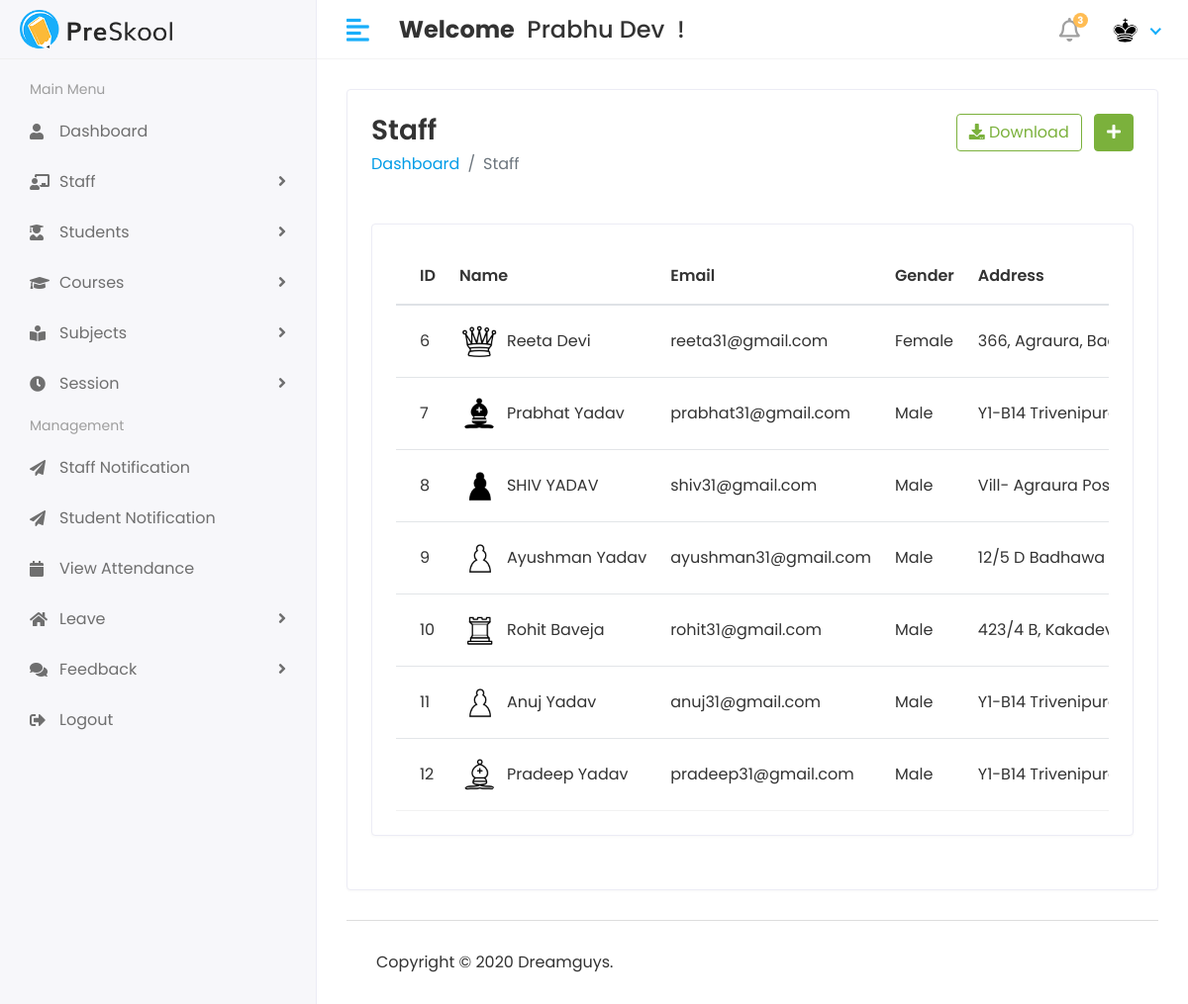
Before: /Hod/Staff/view (signed in) with the older database file.
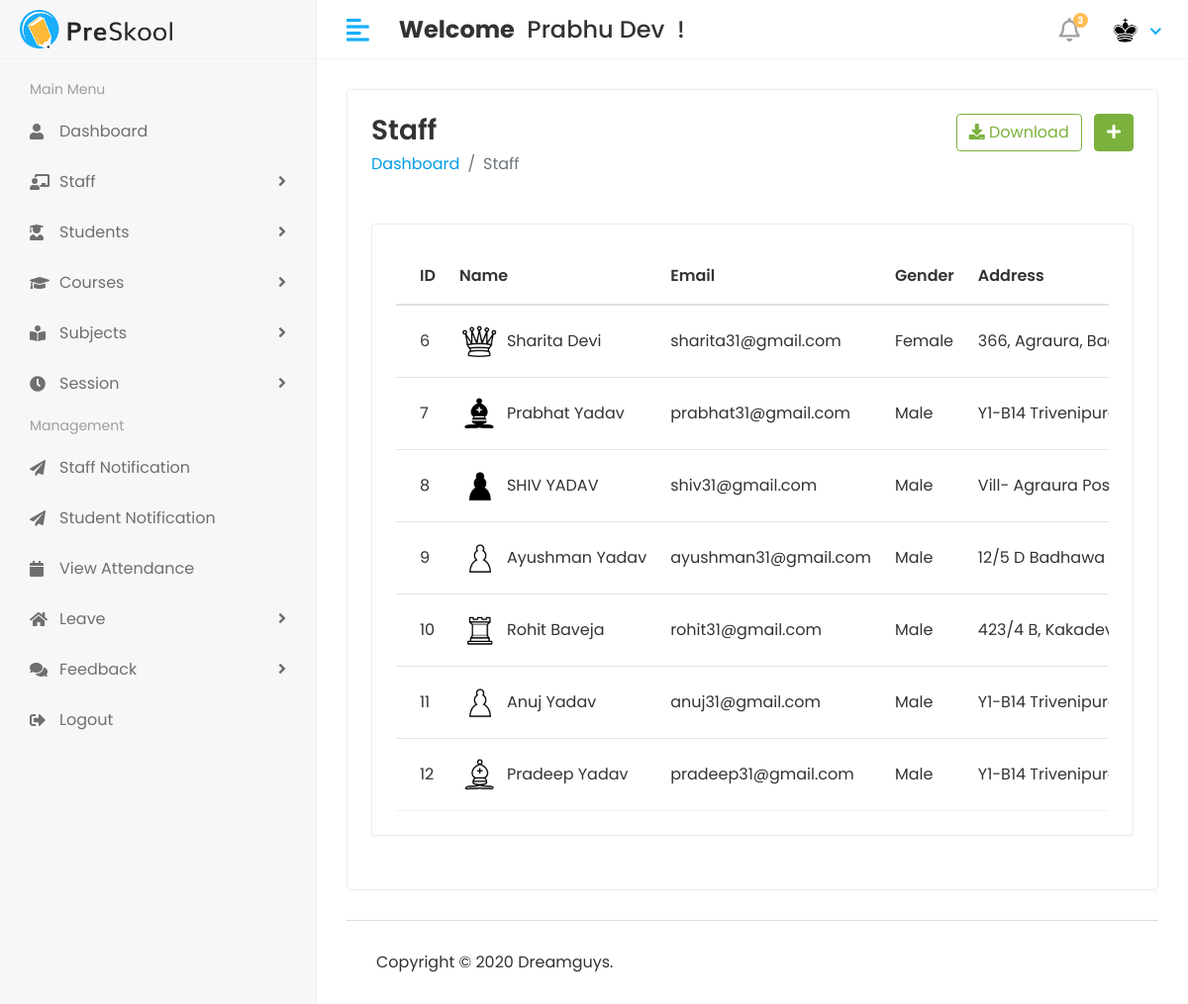
After: the same page with the newer database file.
### myApp/models.py (models this page shows, shortened)
class Staff(models.Model):
  objects = None
  admin = models.OneToOneField(CustomUser, on_delete=models.CASCADE)
  address = models.TextField()
  gender = models.CharField(max_length=100)
  created_at = models.DateTimeField(auto_now_add=True)
  updated_at = models.DateTimeField(auto_now=True)

class CustomUser(AbstractUser):
  USER = (
    (1, 'HOD'),
    (2, 'STAFF'),
    (3, 'STUDENT'),
  )
  user_type = models.CharField(choices=USER, max_length=50, default=1)
  profile_Pic = models.ImageField(upload_to='media/profilePic')

### StudentManagementProject/Hod_Views.py (the view)
@login_required(login_url='/')
def view_staff(request):
  staff = Staff.objects.all()
  context = {
    'staffs': staff,
  }
  return render(request, 'Hod/view_staff.html', context)

### templates/Hod/view_staff.html (shortened to what this page needs)
{% extends 'base.html' %}
{% block content %}
{% load static %}
<div class="row">
  <div class="col-sm-12">
    <div class="card">
      <div class="card-body">
        <div class="row">
          <div class="col bg-white">
            <h3 class="page-title">Staff</h3>
            <ul class="breadcrumb bg-white p-0 mb-5">
              <li class="breadcrumb-item"><a href="{% url 'hod_home' %}">Dashboard</a></li>
              <li class="breadcrumb-item active">Staff</li>
            </ul>
          </div>
          <div class="col-auto text-right float-right ml-auto">
            <a href="#" class="btn btn-outline-success mr-2"><i class="fas fa-download"></i> Download</a>
            <a href="{% url 'add_staff' %}" class="btn btn-success"><i class="fas fa-plus"></i></a>
          </div>
        </div>
        <div class="row">
          <div class="col-sm-12">
            <div class="card card-table">
              <div class="card-body">
                <div class="table-responsive">
                  <table id="table_id" class="table table-hover table-center mb-0">
                    <thead>
                    <tr>
                      <th>ID</th>
                      <th>Name</th>
                      <th>Email</th>
                      <th>Gender</th>
                      <th>Address</th>
                    </tr>
                    </thead>
                    <tbody>
                    {% for i in staffs %}
                    <tr>
                      <td>{{i.id}}</td>
                      <td>
                        <h2 class="table-avatar">
                          {% if i.admin_id.profile_Pic == "" %}
                          <a href="#" class="avatar avatar-sm mr-2"><img
                              class="avatar-img rounded-circle"
                              src="{% static 'assets/img/no-img.jpg' %}"></a>
                          {% else %}
                          <a href="#" class="avatar avatar-sm mr-2"><img
                              class="avatar-img rounded-circle" src="/{{i.admin.profile_Pic}}"></a>
                          <a href="#">{{i.admin.first_name}}&nbsp;{{i.admin.last_name}}</a>
                          {% endif %}
                        </h2>
                      </td>
                      <td>{{i.admin.email}}</td>
                      <td>{{i.gender}}</td>
                      <td>{{i.address}}</td>
                    </tr>
                    {% endfor %}
                    </tbody>
                  </table>
                </div>
              </div>
            </div>
          </div>
        </div>
      </div>
    </div>
  </div>
</div>
{% endblock %}

Changed rows visible on the page:
changed through a linked row, Staff "Female": admin.first_name "Reeta" → "Sharita"; admin.email "reeta31@gmail.com" → "sharita31@gmail.com"
